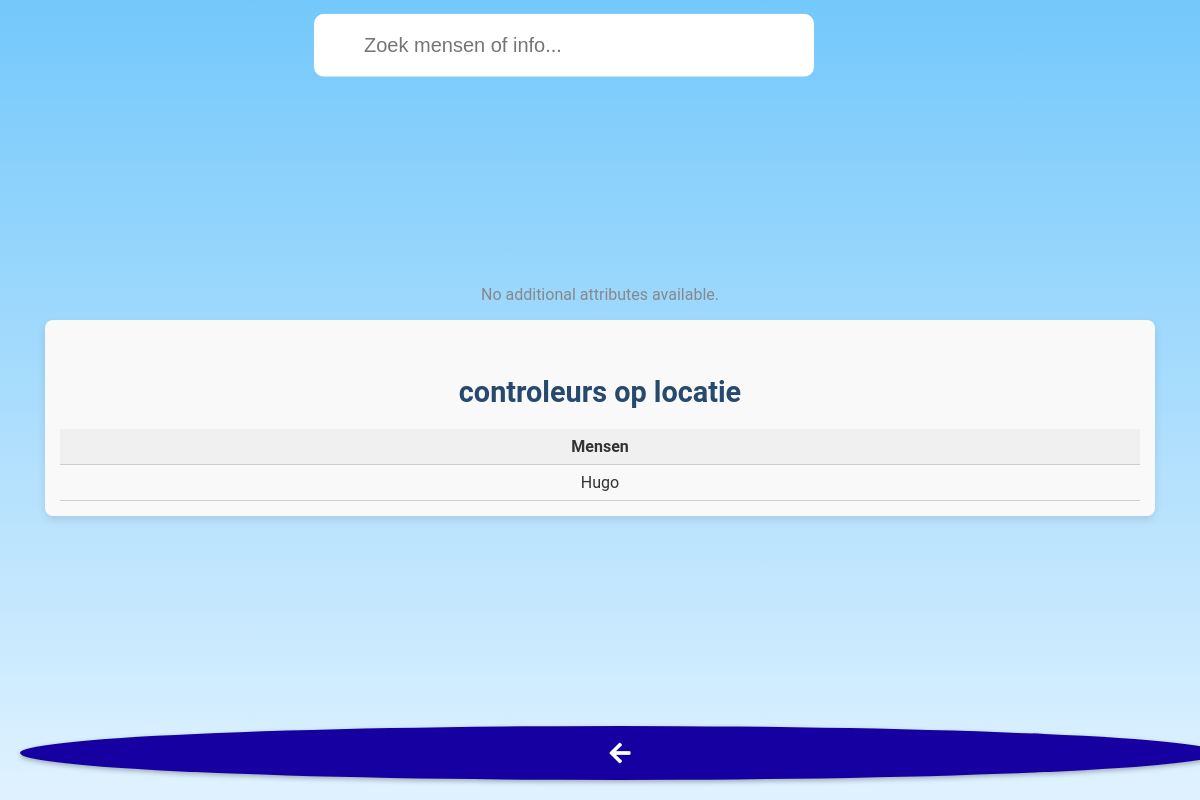
The page /view_location/2 on the database as committed earlier.
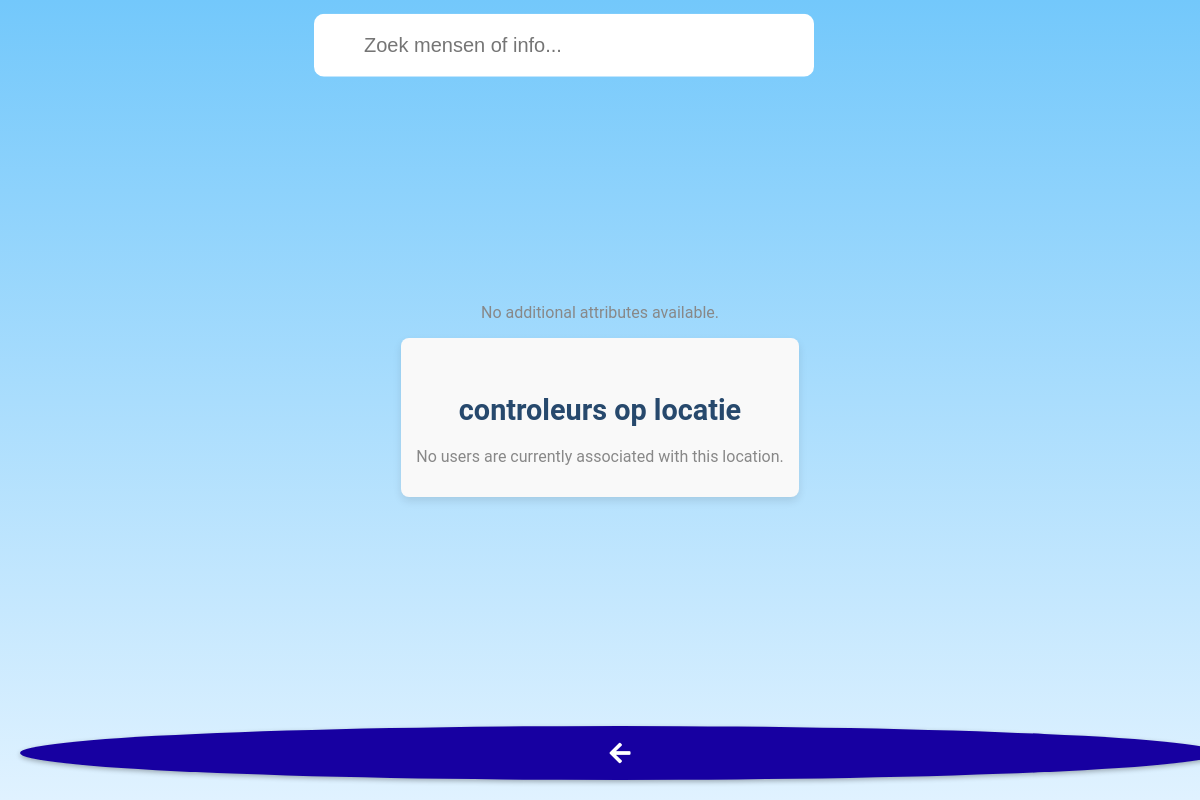
The same page on the database as committed later.
### app.py (models this page shows, shortened)
class User(db.Model, UserMixin):  # Extend User model with UserMixin
    id = db.Column(db.Integer, primary_key=True)
    username = db.Column(db.String(80), unique=True, nullable=False)
    password = db.Column(db.String(120), nullable=False)
    is_admin = db.Column(db.Boolean, default=False, nullable=False)
    location_id = db.Column(db.Integer, db.ForeignKey('location.id'), nullable=True)
    location = db.relationship('Location', backref=db.backref('users', lazy=True))
    group = db.Column(db.String(120), nullable=True)
    badges = db.Column(db.Integer, default=0)
    profile_picture = db.Column(db.String(255), nullable=True)
    email = db.Column(db.String(120), unique=True, nullable=False)  # New email field
    phone_number = db.Column(db.String(20), nullable=True)  # New phone number field
    has_accessed_briefing = db.Column(db.Boolean, default=False)

### app.py (the view)
@app.route('/view_location/<int:location_id>')
def view_location(location_id):
    location = Location.query.get_or_404(location_id)
    attributes = location.attributes  # Fetching dynamic attributes of the location
    users = User.query.filter_by(location_id=location_id).all()  # Fetching all users associated with this location
    return render_template('view_location.html', location=location, attributes=attributes, users=users)

### templates/view_location.html (shortened to what this page needs)
<!DOCTYPE html>
<html lang="en">
  <head>
    <link
      rel="stylesheet"
      href="{{ url_for('static', filename='briefing.css') }}"
    />
    <link
      rel="stylesheet"
      href="https://cdnjs.cloudflare.com/ajax/libs/font-awesome/5.15.1/css/all.min.css"
    />
  </head>
  <body>
    <div class="search-container">
      <input
        type="text"
        id="userSearchInput"
        onkeyup="filterContent()"
        placeholder="Zoek mensen of info..."
      />
    </div>
    <button
      id="backButton"
      onclick="window.history.back();"
      class="fa fa-arrow-left"
    ></button>
    {% if attributes %}
    <div class="attributes-section">
      <h3>Info {{ location.name }}</h3>
      <table class="attributes-table">
        <thead>
          <tr>
            <th>Wat</th>
            <th>Info</th>
          </tr>
        </thead>
        <tbody>
          {% for attr in attributes %}
          <tr>
            <td>{{ attr.key }}</td>
            <td>{{ attr.value }}</td>
          </tr>
          {% endfor %}
        </tbody>
      </table>
    </div>
    {% else %}
    <p class="no-data">No additional attributes available.</p>
    {% endif %}
    <div class="users-section">
      <h2>controleurs op locatie</h2>
      {% if users %}
      <table class="users-table">
        <thead>
          <tr>
            <th>Mensen</th>
          </tr>
        </thead>
        <tbody>
          {% for user in users %}
          <tr>
            <td>{{ user.username }}</td>
          </tr>
          {% endfor %}
        </tbody>
      </table>
      {% else %}
      <p class="no-data">
        No users are currently associated with this location.
      </p>
      {% endif %}
    </div>
  </body>
</html>

Rows that differ between the two databases and show on the page:
no longer on this page (row edited): User: username "Hugo"
Other text that changed with them:
text no longer shown: "Mensen"
text now shown: "No users are currently associated with this location."
